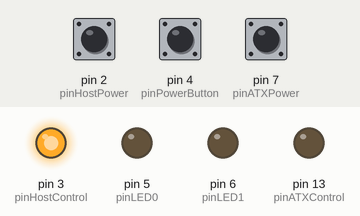
Bench run of a sketch on a simulated Arduino Uno, built with avr-gcc and run on an emulated ATmega328P. Shown: output pins drawn as LEDs (lit = HIGH). The inputs (shaded band) are chosen by the test bench; at power-on: pin 2 (pinHostPower) HIGH, pin 4 (pinPowerButton) HIGH, pin 7 (pinATXPower) HIGH.

Above: at 1.2 s.
1.3 s: pin 2 (pinHostPower) pulled LOW for 0.15 s
At 1.37 s:
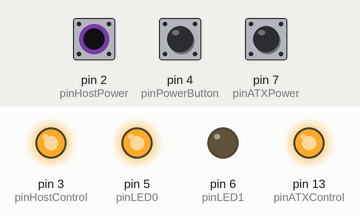
2.9 s: pin 4 (pinPowerButton) pulled LOW for 0.15 s
At 3.01 s:
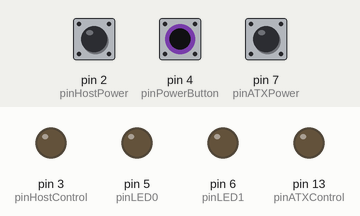
4.5 s: pin 7 (pinATXPower) pulled LOW for 0.15 s
At 4.57 s:
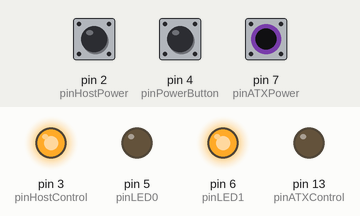
6.1 s: pin 7 (pinATXPower) pulled LOW for 3.2 s
At 10.0 s:
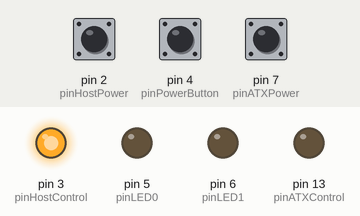
10.8 s: pin 2 (pinHostPower) pulled LOW for 3.2 s
At 12.1 s:
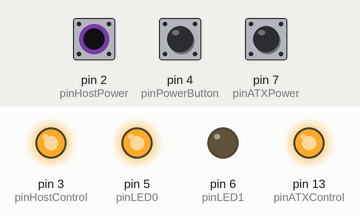
15.5 s: pin 2 (pinHostPower) driven LOW and pin 4 (pinPowerButton) driven LOW
At 17.0 s:
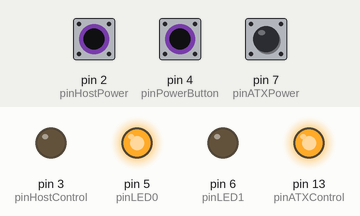
Timing chart, 0 to 18.0 s (numbered marks = the images above; inputs shaded):
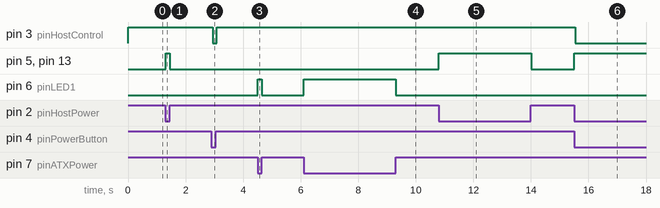

The sketch:

Controller.ino
```cpp
/* State Machine
|             STATUS                 |         LED         |             ACTION             |
|:---------:| -------- | ----------- | -------- | -------- | -------------- | ------------- |
| HostPower | ATXPower | PowerButton | pinLED0  | pinLED1  | pinHostControl | pinATXControl |
| OPEN      | OPEN     | —           | POWERON  | POWERON  | PowerButton    | POWERON       |
| OPEN      | CLOSE    | —           | POWERON  | POWEROFF | PowerButton    | POWERON       |
|           |          |             |          |          |                |               |
|           |          |             |          |          |                |               |
| CLOSE     | OPEN     | —           | POWEROFF | POWERON  | PowerButton    | POWEROFF      |
| CLOSE     | CLOSE    | —           | POWEROFF | POWEROFF | PowerButton    | POWEROFF      |
*/

// constants won't change. They're used here to set pin numbers:
const int pinHostPower      = 2;
const int pinHostControl    = 3;
const int pinPowerButton    = 4;
const int pinLED0           = 5;
const int pinLED1           = 6;
const int pinATXPower       = 7;
const int pinATXControl     = 13;

// variables will change:
#define UP            1
#define DOWN          0
#define OPEN          1
#define CLOSE         0
#define POWERON       0
#define POWEROFF      1

int PowerButton       = UP;  // variable for reading the pinPowerButton status
int ATXPower          = CLOSE;  // variable for reading the pinATXPower status
int HostPower         = CLOSE;  // variable for reading the pinATXControl status

int PowerButtonCount  = 0;
int PBLastStatus      =UP;
int PowerButtonStatus =UP;

void PowerSwitch(int button) {
  if (button <= DOWN ) {
    digitalWrite(pinHostControl, DOWN);
    PowerButtonStatus = DOWN;
  } else {
    digitalWrite(pinHostControl, UP);
    PowerButtonStatus = UP;
  }
}

void setup() {
  // initialize the output pins:
  pinMode(pinHostControl, OUTPUT);
  pinMode(pinATXControl, OUTPUT);
  digitalWrite(pinATXControl, POWEROFF);
  PowerSwitch(UP);

  pinMode(pinLED0, OUTPUT);
  pinMode(pinLED1, OUTPUT);
  digitalWrite(pinLED0, POWEROFF);
  digitalWrite(pinLED1, POWEROFF);


  // initialize the input pins:
  pinMode(pinPowerButton, INPUT_PULLUP);
  pinMode(pinHostPower, INPUT_PULLUP);
  pinMode(pinATXPower, INPUT_PULLUP);
}

void loop() {
  HostPower = digitalRead(pinHostPower);
  ATXPower = digitalRead(pinATXPower);

  if (ATXPower == OPEN) {
    digitalWrite(pinLED1, POWERON);
  } else {
    digitalWrite(pinLED1, POWEROFF);
  }

  if (HostPower == OPEN) {
    digitalWrite(pinLED0, POWERON);
    digitalWrite(pinATXControl,POWERON);
  } else {
    digitalWrite(pinLED0, POWEROFF);
    digitalWrite(pinATXControl,POWEROFF);
  }

  // pinHostControl link to the pinPowerButton:
  PBLastStatus = PowerButton;
  PowerButton = digitalRead(pinPowerButton);

  if (PowerButton == PBLastStatus) {
    PowerButtonCount ++;
    if (PowerButtonCount >= 3) {
      PowerButtonCount = 3;
      if (PowerButton != PowerButtonStatus) PowerSwitch(PowerButton);
    }
  } else {
    PowerButtonCount = 0;
  }
  delay(10);
}
```

Measured:
- after the input at 1.3 s, pin 5 (pinLED0), pin 13 (pinATXControl): LOW → HIGH at once, → LOW 0.15 s later
- after the input at 2.9 s, pin 3 (pinHostControl): HIGH → LOW at once, → HIGH 0.15 s later
- after the input at 4.5 s, pin 6 (pinLED1): LOW → HIGH at once, → LOW 0.15 s later
- after the input at 6.1 s, pin 6 (pinLED1): LOW → HIGH at once, → LOW 3.2 s later
- after the input at 10.8 s, pin 5 (pinLED0), pin 13 (pinATXControl): LOW → HIGH at once, → LOW 3.2 s later
- after the input at 15.5 s, pin 3 (pinHostControl): HIGH → LOW at once; pin 5 (pinLED0), pin 13 (pinATXControl): LOW → HIGH at once
